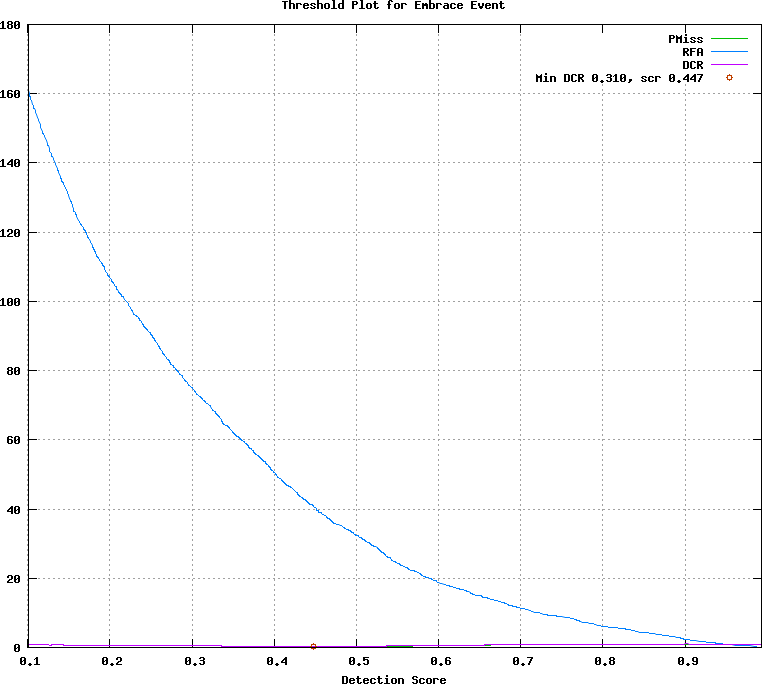

This chart was generated by the following gnuplot code:
## GNUPLOT command file
set terminal postscript color
set style data lines
set title 'Threshold Plot for Embrace Event'
set xlabel 'Detection Score'
set grid
set size ratio 0.85
plot [0.101000:0.993000]  \
  'test.det.Embrace_Event.dat.1' using 1:4 title 'PMiss' with lines lt 2, \
  'test.det.Embrace_Event.dat.1' using 1:5 title 'RFA' with lines lt 3, \
  'test.det.Embrace_Event.dat.1' using 1:6 title 'DCR' with lines lt 4, \
  'test.det.Embrace_Event.dat.2' using 1:2 title 'Min DCR 0.310, scr 0.447' with points lt 6
